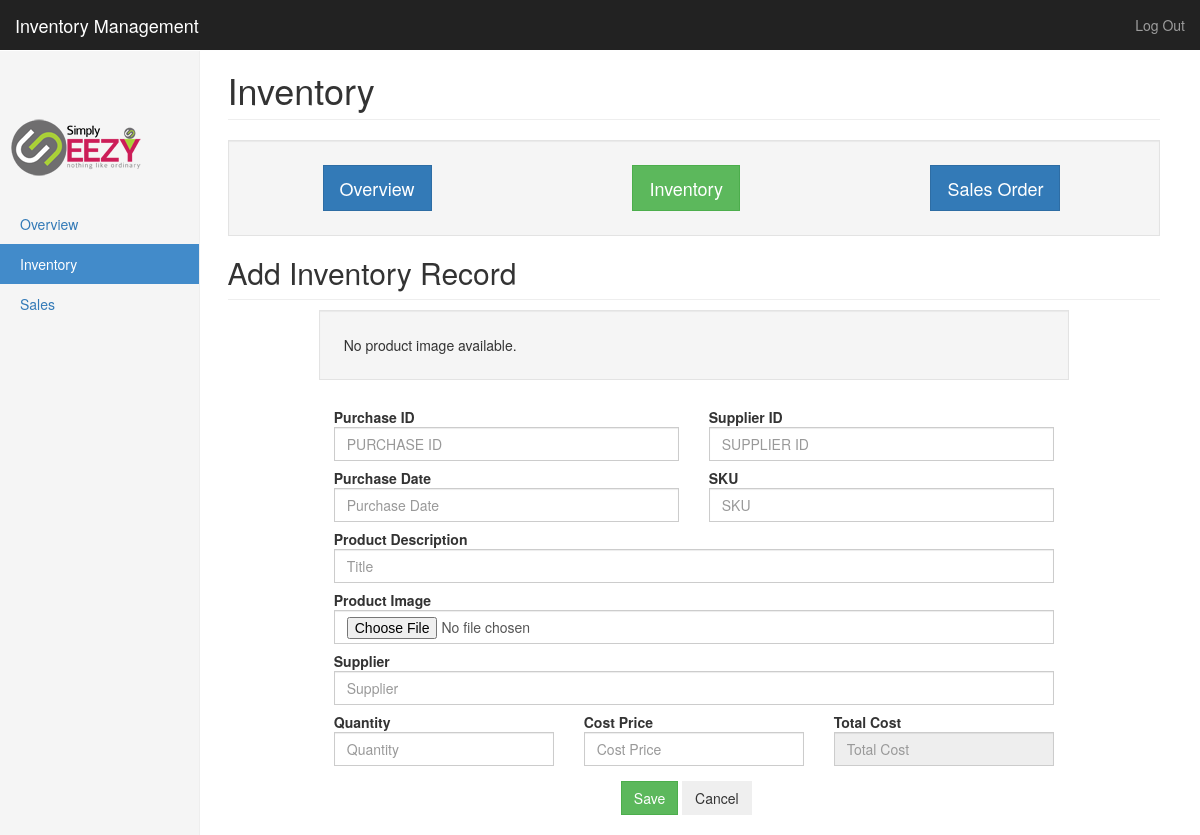
The page /addInventoryRecord.php (signed in) on the database as committed earlier.
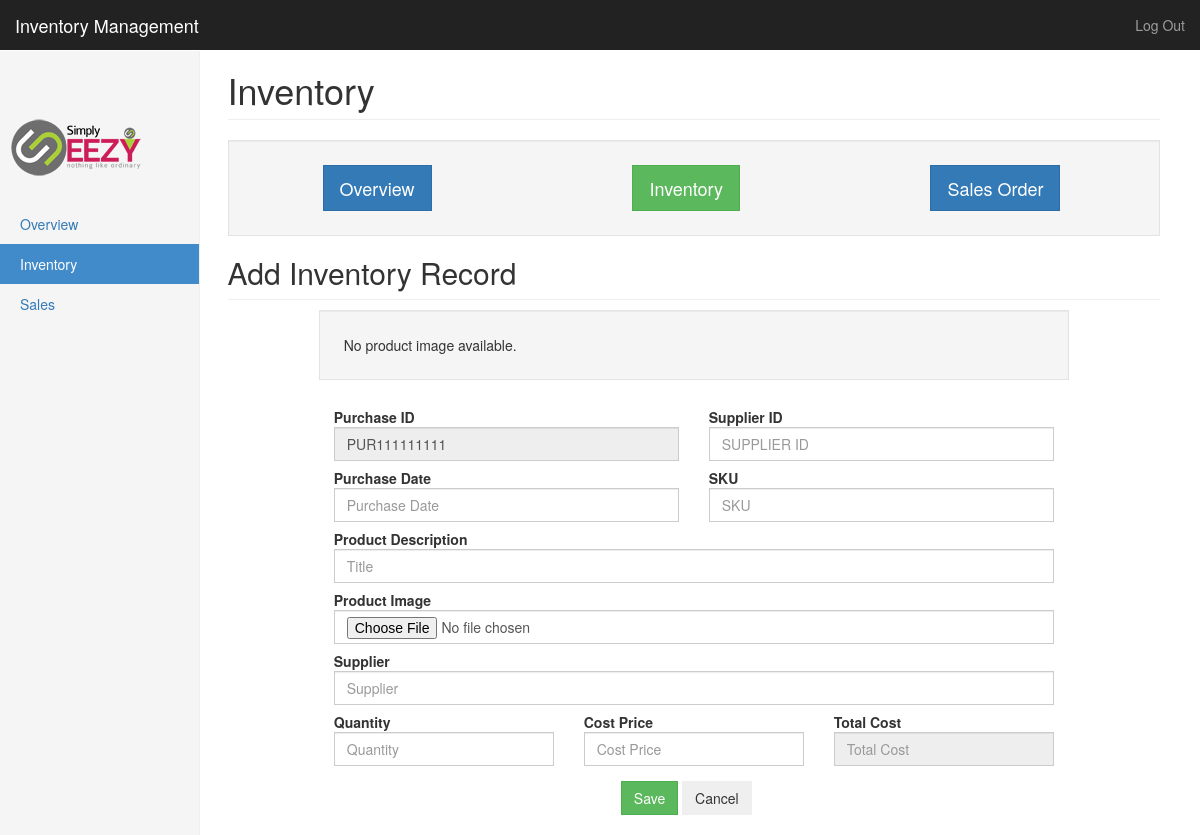
The same page on the database as committed later.
### tables this page shows
CREATE TABLE IF NOT EXISTS `inventory` (
  `id` int(11) NOT NULL AUTO_INCREMENT,
  `purchase_id` varchar(50) NOT NULL,
  `supplier_id` varchar(150) NOT NULL,
  `purchase_date` date NOT NULL,
  `sku` varchar(100) NOT NULL,
  `title` varchar(250) NOT NULL,
  `supplier` varchar(250) NOT NULL,
  `cost_price` decimal(10,2) NOT NULL DEFAULT '0.00',
  `quantity` int(11) NOT NULL,
  `total_cost` decimal(10,2) NOT NULL DEFAULT '0.00',
  `status` int(11) NOT NULL DEFAULT '1',
  `date_added` datetime NOT NULL,
  `date_modified` datetime NOT NULL,
  `product_image` varchar(250) DEFAULT NULL,
  PRIMARY KEY (`id`),
  UNIQUE KEY `sku` (`sku`)
);

### addInventoryRecord.php (the view, shortened to what the changed rows need)
<?php
include('db.php');
$id_value = (isset($_REQUEST['id']))?$_REQUEST['id']:0;
function getProperPurchaseId(){
	global $myMySQLPDOCon;
	$purchase_id_p = "";
	$today = date('Y-m-d');
	$selectInvSql_p = "SELECT purchase_id FROM inventory WHERE DATE_FORMAT(purchase_date, '%Y-%m-%d')=:purchase_date_value ORDER BY id DESC LIMIT 1";
	$selectInvSqlStatement_p = $myMySQLPDOCon->prepare($selectInvSql_p);
	$selectInvSqlParameter_p = array("purchase_date_value"=>$today);
	$selectInvSqlStatement_p->execute($selectInvSqlParameter_p);
	$inventoryRecords_p = $selectInvSqlStatement_p->fetchAll();
	if(count($inventoryRecords_p)>0){
		$purchase_id_p = $inventoryRecords_p[0]["purchase_id"];
	}
	return $purchase_id_p;
}
$purchase_id = getProperPurchaseId();
?>
<!DOCTYPE html>
<html lang="en">
  <head>
    <link href="css/bootstrap.min.css" rel="stylesheet">
    <link href="css/ie10-viewport-bug-workaround.css" rel="stylesheet">
    <link href="css/dashboard.css" rel="stylesheet">
	<link href="css/style.css" rel="stylesheet">
  </head>
  <body>
    <div class="container-fluid">
      <div class="row">
        <div class="col-sm-9 col-sm-offset-3 col-md-10 col-md-offset-2 main">
          <h1 class="page-header">Inventory</h1>
          <h2 class="sub-header"><?php echo (!empty($id_value))?'Edit':'Add';?> Inventory Record</h2>
          <div class="table-responsive" style="width:100%">
    <div id="maincontent" class="span8 myForm">
      <form id="add-inventory-form" class="form-horizontal" method="post" action="insertInventory.php" enctype="multipart/form-data">
          <div class="form-control-group">
		  <div class="col-xs-6">
            <label class="control-label" for="purchase_id">Purchase ID</label>
              <input type="text" class="form-control input-md" id="purchase_id"  name="purchase_id" placeholder="Purchase ID" value="<?php echo (!empty($purchase_id))?$purchase_id:'';?>" <?php if(!empty($purchase_id)){echo 'readonly="true"';}?> >
            </div>
          </div>
  					<link rel="stylesheet" href="//code.jquery.com/ui/1.11.4/themes/smoothness/jquery-ui.css">
      </form>
    </div>
 </div>
        </div>
      </div>
    </div>
  </body>
</html>

Rows that differ between the two databases and show on the page:
added inventory: purchase_id "PUR111111111"
